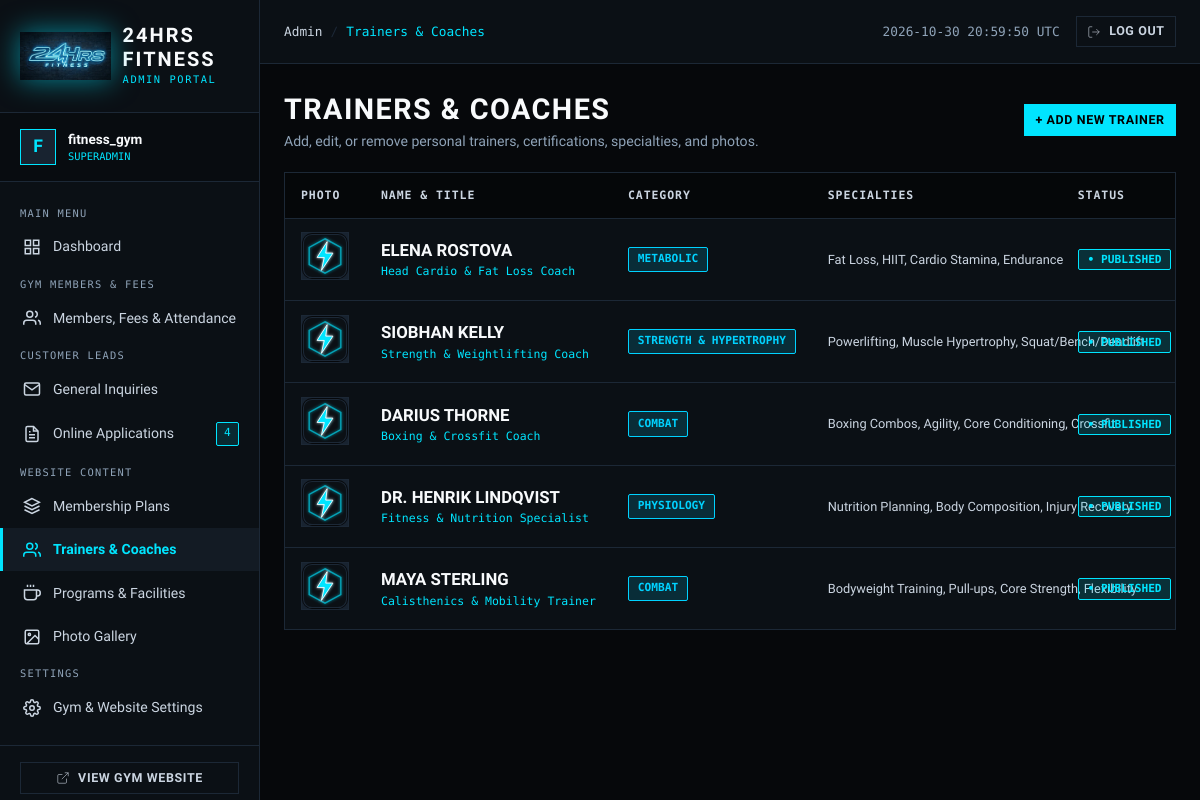
The app's page /admin/trainers.php (signed in) with its own data.
### tables this page shows
CREATE TABLE `trainers` (
  `id` int unsigned NOT NULL AUTO_INCREMENT,
  `slug` varchar(50) NOT NULL,
  `name` varchar(100) NOT NULL,
  `role_title` varchar(150) NOT NULL,
  `specialties` varchar(255) NOT NULL,
  `category` varchar(50) NOT NULL,
  `credentials` json NOT NULL,
  `bio` text NOT NULL,
  `image_url` varchar(500) NOT NULL,
  `sort_order` int NOT NULL DEFAULT '0',
  `is_active` tinyint(1) NOT NULL DEFAULT '1',
  `created_at` datetime NOT NULL DEFAULT CURRENT_TIMESTAMP,
  `updated_at` datetime NOT NULL DEFAULT CURRENT_TIMESTAMP ON UPDATE CURRENT_TIMESTAMP,
  PRIMARY KEY (`id`),
  UNIQUE KEY `slug` (`slug`),
  KEY `idx_trainer_slug` (`slug`),
  KEY `idx_trainer_category` (`category`),
  KEY `idx_trainer_active` (`is_active`,`sort_order`)
);

### includes/Database.php (called while the page is built, shortened)
<?php
class Database
{
    private static ?PDO $instance = null;
    public static function getConnection(): PDO
    {
        if (self::$instance !== null) {
            return self::$instance;
        }
        $host = (string) Env::get('DB_HOST', '127.0.0.1');
        $port = (int) Env::get('DB_PORT', 3306);
        $dbname = (string) Env::get('DB_NAME', 'fitness_gym');
        $user = (string) Env::get('DB_USER', 'root');
        $pass = (string) Env::get('DB_PASS', '');
        $charset = (string) Env::get('DB_CHARSET', 'utf8mb4');
        $dsn = "mysql:host={$host};port={$port};dbname={$dbname};charset={$charset}";
        $options = [
            PDO::ATTR_ERRMODE            => PDO::ERRMODE_EXCEPTION,
            PDO::ATTR_DEFAULT_FETCH_MODE => PDO::FETCH_ASSOC,
            PDO::ATTR_EMULATE_PREPARES   => false,
            PDO::ATTR_PERSISTENT         => false,
        ];
        if (defined('\Pdo\Mysql::ATTR_INIT_COMMAND')) {
            $options[\Pdo\Mysql::ATTR_INIT_COMMAND] = "SET NAMES {$charset} COLLATE {$charset}_unicode_ci";
        } elseif (defined('PDO::MYSQL_ATTR_INIT_COMMAND')) {
            @$options[PDO::MYSQL_ATTR_INIT_COMMAND] = "SET NAMES {$charset} COLLATE {$charset}_unicode_ci";
        }
        try {
            self::$instance = new PDO($dsn, $user, $pass, $options);
            return self::$instance;
        } catch (PDOException $e) {
            error_log('[DARK MATTER DATABASE ERROR]: ' . $e->getMessage());
            $debug = (bool) Env::get('APP_DEBUG', false);
            if ($debug) {
                throw new RuntimeException("Database Connection Error: " . $e->getMessage());
            }
            throw new RuntimeException("Secure connection to Dark Matter database telemetry is temporarily unavailable. Please retry shortly.");
        }
    }
    public static function fetchAll(string $sql, array $params = []): array
    {
        try {
            $stmt = self::getConnection()->prepare($sql);
            $stmt->execute($params);
            return $stmt->fetchAll();
        } catch (PDOException $e) {
            error_log('[DARK MATTER QUERY ERROR]: ' . $e->getMessage() . " | SQL: {$sql}");
            throw new RuntimeException("Data retrieval failed. Please try again.");
        }
    }
}

### includes/helpers.php (called while the page is built, shortened)
<?php
if (!function_exists('e')) {
    function e(mixed $value): string
    {
        return htmlspecialchars((string) $value, ENT_QUOTES | ENT_SUBSTITUTE, 'UTF-8');
    }
}

### admin/trainers.php (the view, shortened to what this page needs)
<?php
require_once __DIR__ . '/includes/auth.php';
require_once dirname(__DIR__) . '/includes/Database.php';
require_once dirname(__DIR__) . '/includes/Security.php';
require_once dirname(__DIR__) . '/includes/helpers.php';
$action = $_GET['action'] ?? 'list';
$categories = [
    'strength'     => 'Strength & Hypertrophy',
    'conditioning' => 'Metabolic Systems & Endurance',
    'biomechanics' => 'Biomechanics & Combatives',
    'longevity'    => 'Physiology & Longevity'
];
$trainerData = null;
require_once __DIR__ . '/includes/header.php';
?>
<div class="adm-toolbar">
  <div>
    <h1 class="adm-page-title" style="margin-bottom: 0;">TRAINERS & COACHES</h1>
    <p class="adm-page-subtitle">Add, edit, or remove personal trainers, certifications, specialties, and photos.</p>
  </div>
  <div>
    <?php if ($action === 'list'): ?>
      <a href="trainers.php?action=create" class="adm-btn adm-btn-lime adm-btn-sm">+ Add New Trainer</a>
    <?php else: ?>
      <a href="trainers.php" class="adm-btn adm-btn-outline adm-btn-sm">&larr; Back to Trainers List</a>
    <?php endif; ?>
  </div>
</div>
<?php if ($action === 'create' || $action === 'edit'): ?>
  <div class="adm-card" style="max-width: 800px;">
    <h3 style="margin-bottom: 1.5rem; font-size: 1.3rem;">
      <?= $action === 'edit' ? 'EDIT TRAINER: ' . e($trainerData['name']) : 'ADD NEW TRAINER' ?>
    </h3>
    <form method="POST" action="trainers.php" enctype="multipart/form-data">
      <input type="hidden" name="csrf_token" value="<?= e($csrfToken) ?>">
      <input type="hidden" name="action" value="save">
      <input type="hidden" name="id" value="<?= e($trainerData['id'] ?? 0) ?>">
      <div style="display: grid; grid-template-columns: repeat(auto-fit, minmax(280px, 1fr)); gap: 1rem; margin-bottom: 1.25rem;">
        <div>
          <label class="adm-label" for="name">Trainer Full Name *</label>
          <input type="text" id="name" name="name" class="adm-input" required placeholder="e.g. Vikram Singh" value="<?= e($trainerData['name'] ?? '') ?>">
        </div>
        <div>
          <label class="adm-label" for="slug">URL Slug (Optional)</label>
          <input type="text" id="slug" name="slug" class="adm-input" placeholder="e.g. vikram-singh" value="<?= e($trainerData['slug'] ?? '') ?>">
          <small style="color: var(--adm-silver-dim); font-size: 0.72rem;">Leave blank to auto-generate from name.</small>
        </div>
      </div>
      <div style="display: grid; grid-template-columns: repeat(auto-fit, minmax(280px, 1fr)); gap: 1rem; margin-bottom: 1.25rem;">
        <div>
          <label class="adm-label" for="role_title">Role / Title *</label>
          <input type="text" id="role_title" name="role_title" class="adm-input" required placeholder="e.g. Head Strength & Conditioning Coach" value="<?= e($trainerData['role_title'] ?? '') ?>">
        </div>
        <div>
          <label class="adm-label" for="category">Category</label>
          <select id="category" name="category" class="adm-select">
            <?php foreach ($categories as $catKey => $catLabel): ?>
              <option value="<?= e($catKey) ?>" <?= ($trainerData['category'] ?? '') === $catKey ? 'selected' : '' ?>>
                <?= e($catLabel) ?>
              </option>
            <?php endforeach; ?>
          </select>
        </div>
      </div>
      <div style="margin-bottom: 1.25rem;">
        <label class="adm-label" for="specialties">Specialties & Core Focus</label>
        <input type="text" id="specialties" name="specialties" class="adm-input" placeholder="e.g. Muscle Building • Fat Loss • Functional Training" value="<?= e($trainerData['specialties'] ?? '') ?>">
      </div>
      <div style="margin-bottom: 1.25rem;">
        <label class="adm-label" for="bio">About Trainer / Bio</label>
        <textarea id="bio" name="bio" rows="4" class="adm-textarea" placeholder="Trainer background, years of experience, coaching style..."><?= e($trainerData['bio'] ?? '') ?></textarea>
      </div>
      <div style="margin-bottom: 1.25rem;">
        <label class="adm-label" for="credentials">Certifications & Experience (1 per line)</label>
        <?php
          $credLines = '';
          if (!empty($trainerData['credentials'])) {
              $decoded = is_string($trainerData['credentials']) ? json_decode($trainerData['credentials'], true) : $trainerData['credentials'];
              if (is_array($decoded)) {
                  $credLines = implode("\n", $decoded);
              }
          }
        ?>
        <textarea id="credentials" name="credentials" rows="4" class="adm-textarea" placeholder="Certified Fitness Trainer (ACE / ISSA)&#10;Certified Sports Nutritionist&#10;8+ Years Experience"><?= e($credLines) ?></textarea>
      </div>
      <div style="display: grid; grid-template-columns: repeat(auto-fit, minmax(280px, 1fr)); gap: 1rem; margin-bottom: 1.25rem; background: var(--adm-surface); padding: 1rem; border: 1px solid var(--adm-border);">
        <div>
          <label class="adm-label" for="image_file">Upload Trainer Photo (JPEG, PNG, WebP, max 5MB)</label>
          <input type="file" id="image_file" name="image_file" accept="image/jpeg,image/png,image/webp,image/gif" class="adm-input" style="padding: 0.35rem 0.5rem;">
        </div>
        <div>
          <label class="adm-label" for="image_url">OR Existing Image URL / Asset Path</label>
          <input type="text" id="image_url" name="image_url" class="adm-input" placeholder="https://images.unsplash.com/... or assets/images/..." value="<?= e($trainerData['image_url'] ?? '') ?>">
          <?php if (!empty($trainerData['image_url'])): ?>
            <div style="display: flex; align-items: center; gap: 0.5rem; margin-top: 0.5rem;">
              <img src="<?= (str_starts_with($trainerData['image_url'], 'http') ? '' : '../') . e($trainerData['image_url']) ?>" alt="Preview" class="adm-thumb">
              <span style="font-size: 0.72rem; color: var(--adm-silver-dim);">Current Photo</span>
            </div>
          <?php endif; ?>
        </div>
      </div>
      <div style="display: grid; grid-template-columns: repeat(auto-fit, minmax(200px, 1fr)); gap: 1rem; margin-bottom: 1.75rem;">
        <div>
          <label class="adm-label" for="sort_order">Display Order</label>
          <input type="number" id="sort_order" name="sort_order" class="adm-input" value="<?= e($trainerData['sort_order'] ?? 10) ?>">
        </div>
        <div style="display: flex; align-items: flex-end; padding-bottom: 0.5rem;">
          <label style="display: flex; align-items: center; gap: 0.5rem; cursor: pointer;">
            <input type="checkbox" name="is_active" value="1" <?= (!isset($trainerData['is_active']) || !empty($trainerData['is_active'])) ? 'checked' : '' ?> style="accent-color: var(--adm-lime); width: 18px; height: 18px;">
            <span style="font-size: 0.88rem; color: var(--adm-white);">Visible on Gym Website</span>
          </label>
        </div>
      </div>
      <div style="display: flex; gap: 1rem;">
        <button type="submit" class="adm-btn adm-btn-lime">Save Trainer Profile</button>
        <a href="trainers.php" class="adm-btn adm-btn-outline">Cancel</a>
      </div>
    </form>
  </div>
<?php else: ?>
  <?php
  try {
      $trainers = Database::fetchAll("SELECT * FROM `trainers` ORDER BY `sort_order` ASC, `id` ASC");
  } catch (\Throwable $e) {
      error_log('[TRAINERS LIST ERROR]: ' . $e->getMessage());
      $trainers = [];
  }
  ?>
  <?php if (empty($trainers)): ?>
    <div class="adm-card">
      <div class="adm-empty">
        <div class="adm-empty-title">No Trainers Found</div>
        <div class="adm-empty-text">No trainers are currently listed. Add your first trainer to display on the website.</div>
        <a href="trainers.php?action=create" class="adm-btn adm-btn-lime">+ Add First Trainer</a>
      </div>
    </div>
  <?php else: ?>
    <div class="adm-table-container">
      <table class="adm-table adm-table-trainers">
        <thead>
          <tr>
            <th>Photo</th>
            <th>Name & Title</th>
            <th>Category</th>
            <th>Specialties</th>
            <th>Status</th>
          </tr>
        </thead>
        <tbody>
          <?php foreach ($trainers as $t): ?>
            <tr>
              <td>
                <img
                  src="<?= (str_starts_with($t['image_url'], 'http') ? '' : '../') . e($t['image_url']) ?>"
                  alt="<?= e($t['name']) ?>"
                  class="adm-thumb"
                  onerror="this.src='../assets/images/favicon.svg';"
                >
              </td>
              <td>
                <div style="font-weight: 700; font-size: 1.05rem; font-family: var(--adm-font-heading); color: var(--adm-white);">
                  <?= e($t['name']) ?>
                </div>
                <div style="font-size: 0.72rem; color: var(--adm-lime); font-family: var(--adm-font-mono);">
                  <?= e($t['role_title']) ?>
                </div>
              </td>
              <td>
                <span class="adm-badge scheduled">
                  <?= e($categories[$t['category']] ?? $t['category']) ?>
                </span>
              </td>
              <td style="font-size: 0.8rem; color: var(--adm-silver); max-width: 250px;">
                <?= e($t['specialties']) ?>
              </td>
              <td>
                <form method="POST" action="trainers.php" style="display: inline;">
                  <button type="submit" class="adm-badge <?= $t['is_active'] ? 'active' : 'inactive' ?>" style="cursor: pointer; border-style: solid;" title="Click to toggle publish status">
                    <?= $t['is_active'] ? '&bull; PUBLISHED' : '&bull; HIDDEN' ?>
                  </button>
                </form>
              </td>
            </tr>
          <?php endforeach; ?>
        </tbody>
      </table>
    </div>
  <?php endif; ?>
<?php endif; ?>
<?php require_once __DIR__ . '/includes/footer.php'; ?>

### records on screen
trainers: name "ELENA ROSTOVA", role_title "Head Cardio & Fat Loss Coach", category "METABOLIC", specialties "Fat Loss, HIIT, Cardio Stamina, Endurance", is_active "• PUBLISHED"
trainers: name "SIOBHAN KELLY", role_title "Strength & Weightlifting Coach", category "STRENGTH & HYPERTROPHY", specialties "Powerlifting, Muscle Hypertrophy, Squat/Bench/Deadlift", is_active "• PUBLISHED"
trainers: name "DARIUS THORNE", role_title "Boxing & Crossfit Coach", category "COMBAT", specialties "Boxing Combos, Agility, Core Conditioning, Crossfit", is_active "• PUBLISHED"
trainers: name "DR. HENRIK LINDQVIST", role_title "Fitness & Nutrition Specialist", category "PHYSIOLOGY", specialties "Nutrition Planning, Body Composition, Injury Recovery", is_active "• PUBLISHED"
trainers: name "MAYA STERLING", role_title "Calisthenics & Mobility Trainer", category "COMBAT", specialties "Bodyweight Training, Pull-ups, Core Strength, Flexibility", is_active "• PUBLISHED"

### other values on screen
substr($currentUser['username'] ?? 'A', 0, 1) "F"
$currentUser['username'] "fitness_gym"
$currentUser['role'] "SUPERADMIN"
$pendingApplicationsCount "4"
$pageTitle "Trainers & Coaches"
